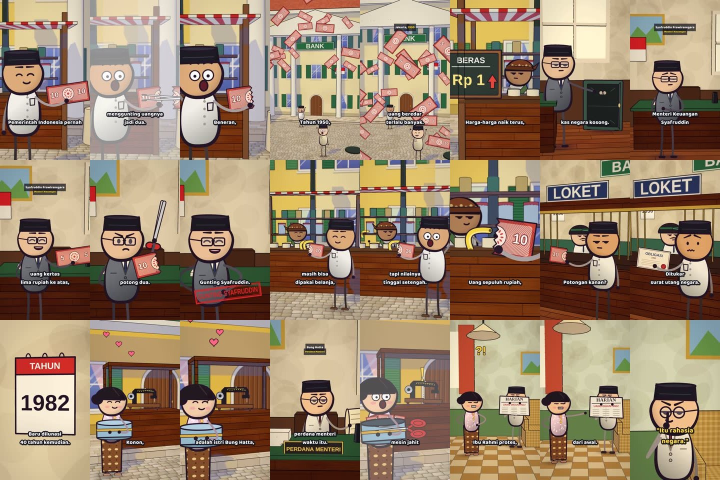
#> input picture content/gunting-sjafruddin/qa_sheet.jpg, 1440 x 960 px, given in place of f0005.jpg, which was not available (shown at 1/2 size)
$ python make_cover.py 5
#> lines starting #> are read from the running program, lines starting #| are printed output that depends on the picture
from PIL import Image, ImageDraw, ImageFont
import sys
F = int(sys.argv[1]) if len(sys.argv) > 1 else 640
im = Image.open(f"/root/shorts/gunting/frames/f{F:04d}.jpg").convert("RGB")
#> im is the input picture: PIL image 1440x960 RGB; mean R, G, B 153.5, 130.7, 106.9
W, H = im.size
#> W = 1440; H = 960
# soft top gradient for legibility
g = Image.new("L", (1, H))
for y in range(H):
    g.putpixel((0, y), int(150 * max(0, 1 - y / 760)))
dark = Image.new("RGB", (W, H), (20, 18, 30))
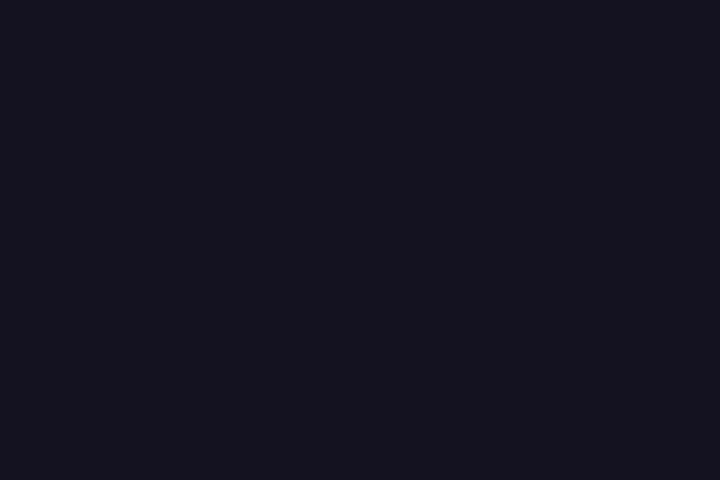
#> dark: PIL image 1440x960 RGB (shown at 1/2 size); mean R, G, B 20, 18, 30
im = Image.composite(dark, im, g.resize((W, H)))
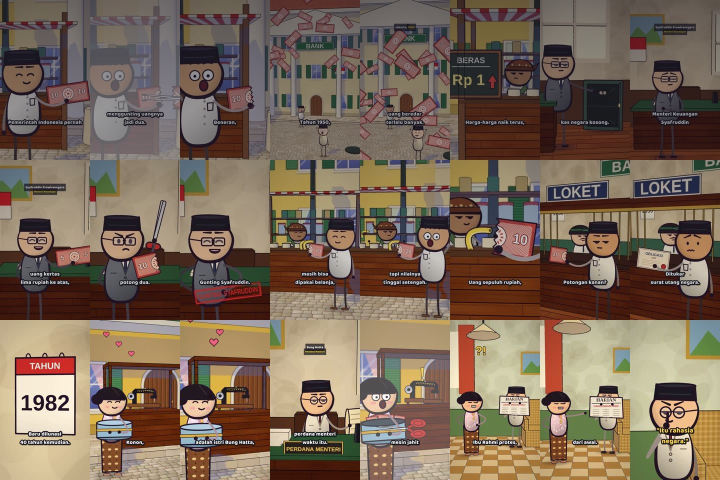
#> im: PIL image 1440x960 RGB (shown at 1/2 size); mean R, G, B 121.4, 103, 87
d = ImageDraw.Draw(im)
font = ImageFont.truetype("/root/shorts/gunting/fonts/Baloo2-ExtraBold.ttf", 104)
lines = [[("UANG RAKYAT", "w")], [("DIGUNTING", "y"), (" JADI DUA", "w")]]
col = {"w": (255, 255, 255), "y": (255, 214, 0)}
y = 285
for ln in lines:
    full = "".join(t for t, _ in ln)
    tw = d.textlength(full, font=font)
    x = (W - tw) / 2
    for t, c in ln:
        d.text((x, y), t, font=font, fill=col[c], stroke_width=12, stroke_fill=(26, 20, 36))
        x += d.textlength(t, font=font)
    y += 118
#> this loop made 2 passes
#> tw on passes 1 to 2: 724.5, 1102.1
#> after the loop, y = 521
im.save("/root/shorts/gunting/cover/gunting_syafruddin_cover.jpg", quality=93)
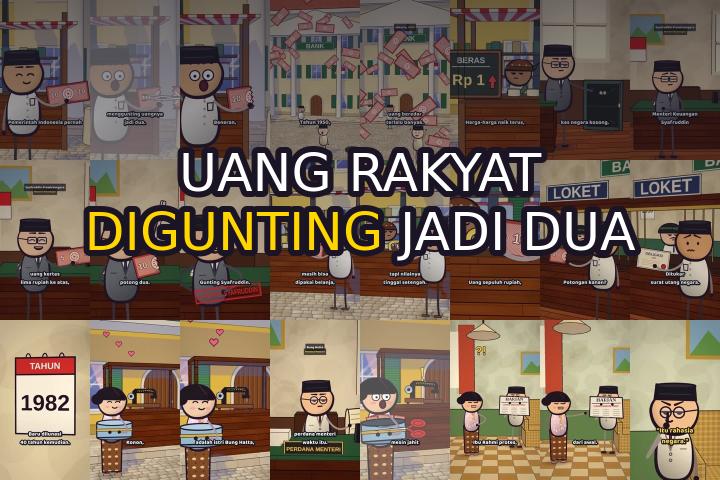
#> saved as gunting_syafruddin_cover.jpg: PIL image 1440x960 RGB (shown at 1/2 size); mean R, G, B 118.3, 100.7, 85.6
